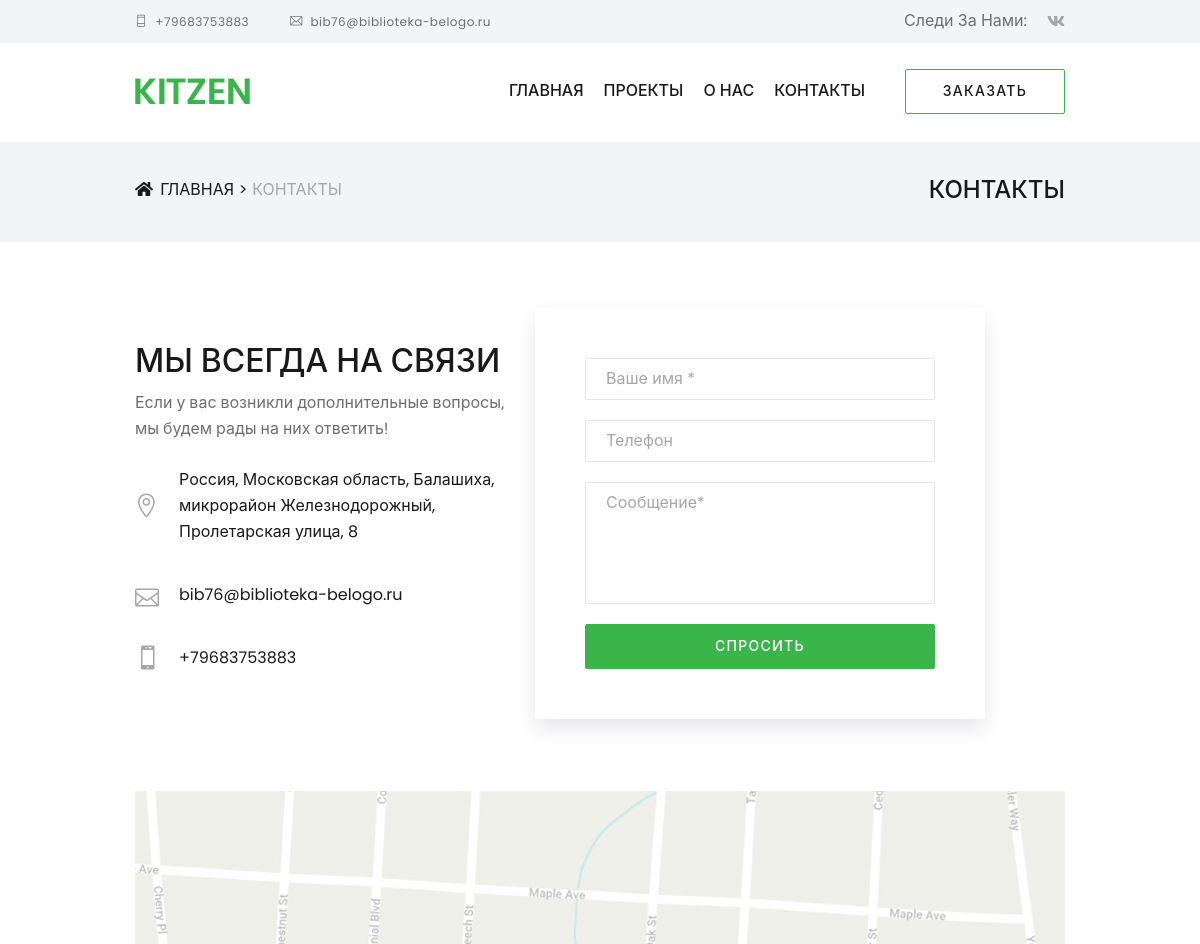
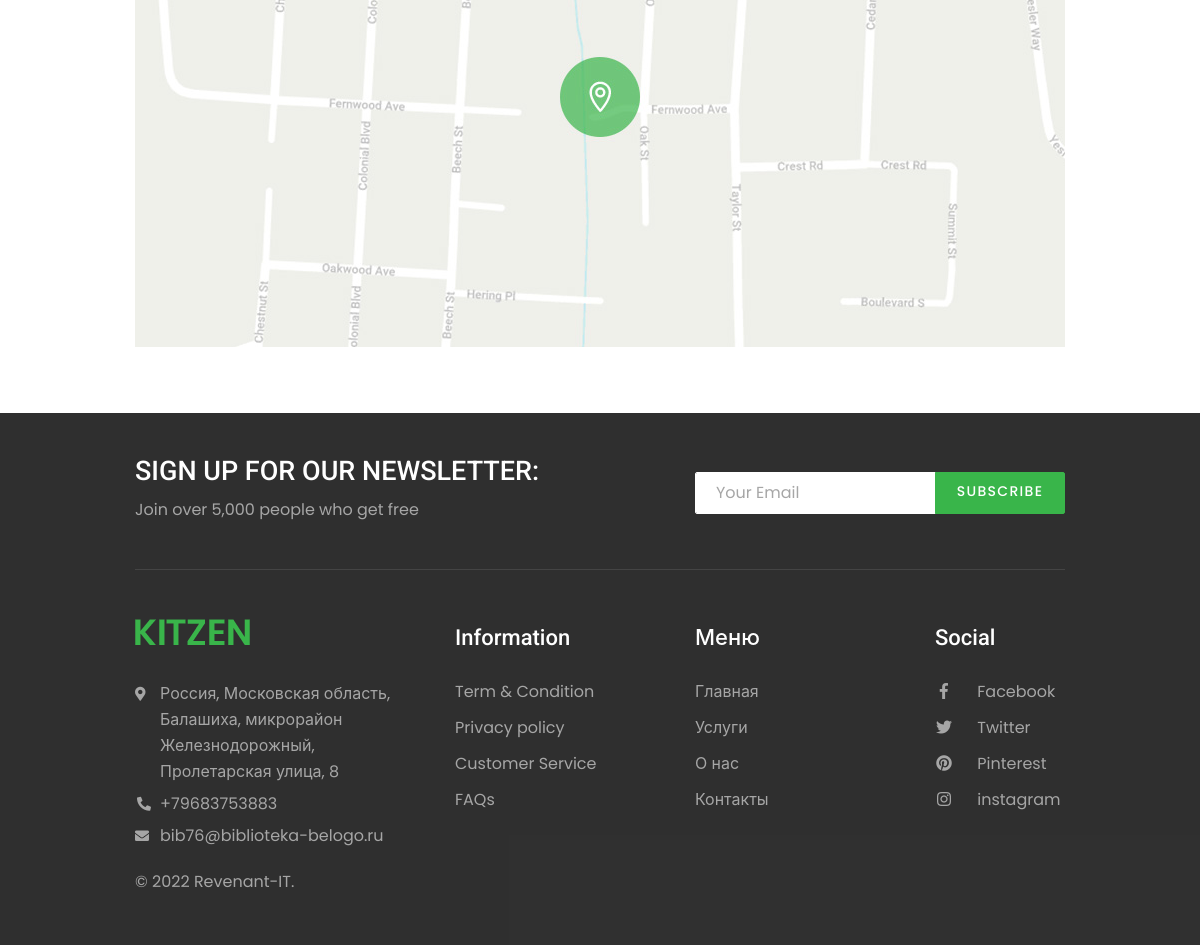
Page /contact/ on the committed database (2 pictures, top to bottom).
### mebel_app/models.py (models this page shows, shortened)
class Contact(models.Model):
    name = models.CharField(max_length=50, verbose_name='Наименование')
    address = models.CharField(max_length=150, verbose_name='Адрес')
    email = models.EmailField(verbose_name='Почта')
    phone = models.CharField(max_length=18, verbose_name='Телефон')
    map_link = models.CharField(max_length=1000, verbose_name='Ссылка на карту')
    active = models.BooleanField(default=False, verbose_name='Основной')
    class Meta:
        verbose_name = 'Контакт'
        verbose_name_plural = 'Контактная информация'

### mebel_app/views.py (the view)
# urls.py: path('contact/', ContactView.as_view(), name='contact'),
class ContactView(views.View):
    title = 'Контакты'
    def get(self, request, *args, **kwargs):
        contact = Contact.objects.filter(active=True)
        context = {
            'contact': contact,
            'title': self.title
        }
        return render(request, 'contact.html', context)

### templates/contact.html
{% extends 'base_page.html' %}
{% load static %}
{% block content %}
<main>
    <nav class="pageBdWrapNav bg-light"  aria-label="breadcrumb">
        <div class="container">
            <div class="row align-items-md-center">
                <div class="col-12 col-md-7">
                    <ol class="breadcrumb pageBreadcrumb m-0 p-0 text-capitalize">
                        <li class="breadcrumb-item">
                            <a href="{% url 'index' %}">
                                <i class="fas fa-home icn"><span class="sr-only">icon</span></i>
                                ГЛАВНАЯ
                            </a>
                        </li>
                        <li class="breadcrumb-item active" aria-current="page">КОНТАКТЫ</li>
                    </ol>
                </div>
                <div class="col-12 col-md-5 d-none d-md-flex align-items-md-center justify-content-md-end">
                    <strong class="title d-block text-right fontRoboto fwMedium text-capitalize text-dark">КОНТАКТЫ</strong>
                </div>
            </div>
        </div>
    </nav>
    <section class="contactAreaBlock contentBlock">
        <div class="container">
            <div class="row mb-5 align-items-center">
                <div class="col-12 col-md-5">
                    <h2 class="text-uppercase">Мы всегда на связи</h2>
                    <p><span class="fontRoboto">Если у вас возникли дополнительные вопросы, мы будем рады на них ответить!</span></p>
                     {% for Contact in contact %}
                    <address class="ctAddress text-dark">
                        <ul class="list-unstyled">
                            <li class="d-flex align-items-center">
                                <i class="ei_icon_pin_alt icn text-center flex-shrink-0"><span class="sr-only">icon</span></i>
                                <strong class="text font-weight-normal">{{ Contact.address }}</strong>
                            </li>
                            <li class="d-flex align-items-center">
                                <i class="ei_icon_mail_alt text-center icn flex-shrink-0"><span class="sr-only">icon</span></i>
                                <strong class="text font-weight-normal"><a href="mailto:{{ Contact.email }}">{{ Contact.email }}</a></strong>
                            </li>
                            <li class="d-flex align-items-center">
                                <i class="ei_icon_mobile icn text-center flex-shrink-0"><span class="sr-only">icon</span></i>
                                <strong class="text font-weight-normal"><a href="tel:{{ Contact.phone }}">{{ Contact.phone }}</a></strong>
                            </li>
                        </ul>
                    </address>
                    {% endfor %}
                </div>
                <div class="col-12 col-md-6 offset-xl-1 col-xl-6">
                    <aside class="widget widgetCtForm hasShadow bg-white mb-4">
                        <form action="javascript:void(0);">
                            <div class="form-group">
                                <input type="text" class="form-control w-100 d-block" placeholder="Ваше имя *">
                            </div>
                            <div class="form-group">
                                <input type="tel" class="form-control w-100 d-block" placeholder="Телефон">
                            </div>
                            <div class="form-group">
                                <textarea class="form-control d-block w-100" placeholder="Сообщение*"></textarea>
                            </div>
                            <button class="btn btnTheme d-block w-100 text-uppercase" type="submit" data-hover="СПРОСИТЬ">
                                <span class="d-block btnText">СПРОСИТЬ</span>
                            </button>
                        </form>
                    </aside>
                </div>
            </div>
            <div class="ctMapHolder position-relative ">
                <span class="bgCover map d-block" style="background-image: url(images/mapPlaceholder01.jpg);"><span class="sr-only">map placeholder</span></span>
            </div>
        </div>
    </section>
</main>
{% endblock %}

### templates/_header.html (shortened to what this page needs)
{% load static %}
{% url 'index' as index_url %}
{% url 'project' as project_url %}
{% url 'about-us' as about_url %}
{% url 'contact' as contact_url %}
{% block content %}
<header id="pageHeader" class="pageHeader04">
    <div class="pageHeaderTopBar pageHeaderTopBar04 bg-light">
        <div class="container clearfix position-relative">
            <div class="row">
                <div class="col-3 col-lg-7">
                    <ul class="list-unstyled topBarContactList align-items-center mb-0 d-none d-md-flex">
                        <li>
                            <a href="tel:{{ contact_info.phone }}">
                                <i class="ti-mobile icn"><span class="sr-only">icon</span></i>
                                <span class="d-none d-lg-inline">{{ contact_info.phone }}</span>
                            </a>
                        </li>
                        <li>
                            <a href="mailto:{{ contact_info.email }}">
                                <i class="ti-email icn"><span class="sr-only">icon</span></i>
                                <span class="d-none d-lg-inline">{{ contact_info.email }}</span>
                            </a>
                        </li>
                    </ul>
                </div>
                <div class="col-9 col-lg-5 d-flex justify-content-end">
                    <div class="shareWTitleWrap d-flex align-items-center">
                        <strong class="shareTitle text-capitalize font-weight-normal d-none d-md-block">Следи за нами:</strong>
                        <ul class="list-unstyled socialNetworks socialLinksSimple d-flex align-items-center justify-content-end mb-0">
                            {% for Social in socials %}
                            <li>
                                <a href="{{ Social.link }}">
                                    <span class="{{ Social.icon }}"><span class="sr-only">{{ Social.name }}</span></span>
                                </a>
                            </li>
                            {% endfor %}
                        </ul>
                    </div>
                </div>
            </div>
        </div>
    </div>
    <div class="headerFixer">
        <div class="bg-white">
            <div class="container clearfix pageHeaderHolder pageHeaderHolder04">
                <div class="logo logo04 alignleft">
                    <a href="{% url 'index' %}">
                        <img src="{% static 'assets/images/logo.png' %}" alt="kitzen">
                    </a>
                </div>
                <div class="pageNavHolder alignright d-flex justify-content-end align-items-md-start">
                    <nav id="pageNav" class="navbar navbar-expand-lg order-2 order-lg-1">
                        <div class="collapse navbar-collapse mainNavCollapse mainNavCollapse04" id="pageMainNavCollapse">
                            <ul class="navbar-nav pageMainNavigation pageMainNavigation04 justify-content-md-end">
                                <li class="nav-item">
                                    <a class="nav-link fwMedium text-uppercase dropdown-toggle" href="{% url 'index' %}">ГЛАВНАЯ <span class="sr-only">(current)</span></a>
                                </li>
                                <li class="nav-item">
                                    <a class="nav-link fwMedium text-uppercase dropdown-toggle" href="{% url 'project' %}">ПРОЕКТЫ <span class="sr-only">(current)</span></a>
                                </li>
                                <li class="nav-item">
                                    <a class="nav-link fwMedium text-uppercase dropdown-toggle" href="{% url 'about-us' %}">О НАС <span class="sr-only">(current)</span></a>
                                </li>
                                <li class="nav-item">
                                    <a class="nav-link fwMedium text-uppercase dropdown-toggle" href="{% url 'contact' %}">КОНТАКТЫ <span class="sr-only">(current)</span></a>
                                </li>
                            </ul>
                        </div>
                    </nav>
                    <a href="javascript:void(0);" class="btn btnThemeOutine btnThemeOutineNotWhite text-uppercase order-1 order-lg-2 flex-shrink-0 d-none d-sm-inline-block" data-hover="ЗАКАЗАТЬ">
                        <span class="d-block btnText">ЗАКАЗАТЬ</span>
                    </a>
                </div>
            </div>
        </div>
    </div>
</header>
{% endblock %}

### templates/_footer.html (shortened to what this page needs)
{% load static %}
{% block content %}
<div class="pageFooterAreaWrap position-relative text-center text-sm-left" data-parallax="scroll" data-image-src="http://placehold.it/1920x870">
			<div class="container position-relative pageFooterWrapHolder">
				<aside class="subscribeAsideBlock">
					<form action="javascript:void(0);">
						<div class="row">
							<div class="col-12 col-md-7">
								<h3 class="text-white text-uppercase">Sign up for our newsletter:</h3>
								<p>Join over 5,000 people who get free</p>
							</div>
							<div class="col-12 col-md-5">
								<div class="input-group">
									<input type="email" class="form-control" placeholder="Your Email">
									<div class="input-group-append">
										<button class="btn btnTheme text-uppercase" type="submit" data-hover="Send">
											<span class="d-block btnText">Subscribe</span>
										</button>
									</div>
								</div>
							</div>
						</div>
					</form>
				</aside>
				<hr class="separator">
				<footer id="pageFooter" class="position-relative">
					<div class="row">
						<div class="col col-12 col-md-9 col-lg-6 order-lg-2">
							<nav class="ftLinksNav">
								<div class="row">
									<div class="col-12 col-sm-6">
										<h3 class="text-white">Information</h3>
										<ul class="list-unstyled">
											<li><a href="javascript:void(0);">Term &amp; Condition</a></li>
											<li><a href="javascript:void(0);">Privacy policy</a></li>
											<li><a href="javascript:void(0);">Customer Service</a></li>
											<li><a href="javascript:void(0);">FAQs</a></li>
										</ul>
									</div>
									<div class="col-12 col-sm-6">
										<h3 class="text-white">Меню</h3>
										<ul class="list-unstyled">
											<li><a href="j{% url 'index' %}">Главная</a></li>
											<li><a href="{% url 'project' %}">Услуги</a></li>
											<li><a href="{% url 'about-us' %}">О нас</a></li>
											<li><a href="{% url 'contact' %}">Контакты</a></li>
										</ul>
									</div>
								</div>
							</nav>
						</div>
						<div class="col col-12 col-md-3 col-lg-2 order-lg-3 text-center text-md-left">
							<h3 class="text-white">Social</h3>
							<ul class="list-unstyled socialNetworks ftSocialLinks">
								<li>
									<a href="javascript:void(0);">
										<i class="fab fa-facebook-f icn text-center"><span class="sr-only">icon</span></i>
										<strong class="text font-weight-normal">Facebook</strong>
									</a>
								</li>
								<li>
									<a href="javascript:void(0);">
										<i class="fab fa-twitter icn text-center"><span class="sr-only">icon</span></i>
										<strong class="text font-weight-normal">Twitter</strong>
									</a>
								</li>
								<li>
									<a href="javascript:void(0);">
										<i class="fab fa-pinterest icn text-center"><span class="sr-only">icon</span></i>
										<strong class="text font-weight-normal">Pinterest</strong>
									</a>
								</li>
								<li>
									<a href="javascript:void(0);">
										<i class="fab fa-instagram icn text-center"><span class="sr-only">icon</span></i>
										<strong class="text font-weight-normal">instagram</strong>
									</a>
								</li>
							</ul>
						</div>
						<div class="col col-12 col-lg-4 order-lg-1 text-center text-lg-left position-static">
							<div class="logo">
								<a href="home.html">
									<img src="{% static 'assets/images/logo.png' %}" alt="kitzen">
								</a>
							</div>
							<address class="d-block ftAddress">
								<ul class="list-unstyled adrList mb-0">
									<li>
										<i class="fas fa-map-marker-alt flex-shrink-0 icn"><span class="sr-only">icon</span></i>
										<strong class="font-weight-normal text d-block">{{ contact_info.address }}</strong>
									</li>
									<li>
										<i class="fas fa-phone fa-flip-horizontal flex-shrink-0 icn"><span class="sr-only">icon</span></i>
										<strong class="font-weight-normal text d-block"><a href="tel:{{ contact_info.phone }}">{{ contact_info.phone }}</a></strong>
									</li>
									<li>
										<i class="fas fa-envelope flex-shrink-0 icn"><span class="sr-only">icon</span></i>
										<strong class="font-weight-normal text d-block"><a href="mailto:{{ contact_info.email }}">{{ contact_info.email }}</a></strong>
									</li>
								</ul>
							</address>
							<div class="copyrightWrap">
								<p>&copy; 2022 <a href="{% url 'index' %}">Revenant-IT</a>.</p>
							</div>
						</div>
					</div>
				</footer>
			</div>
		</div>
{% endblock %}

### rows in the picture
Contact: phone "+79683753883", email "bib76@biblioteka-belogo.ru", address "Россия, Московская область, Балашиха, микрорайон Железнодорожный, Пролетарская улица, 8"
